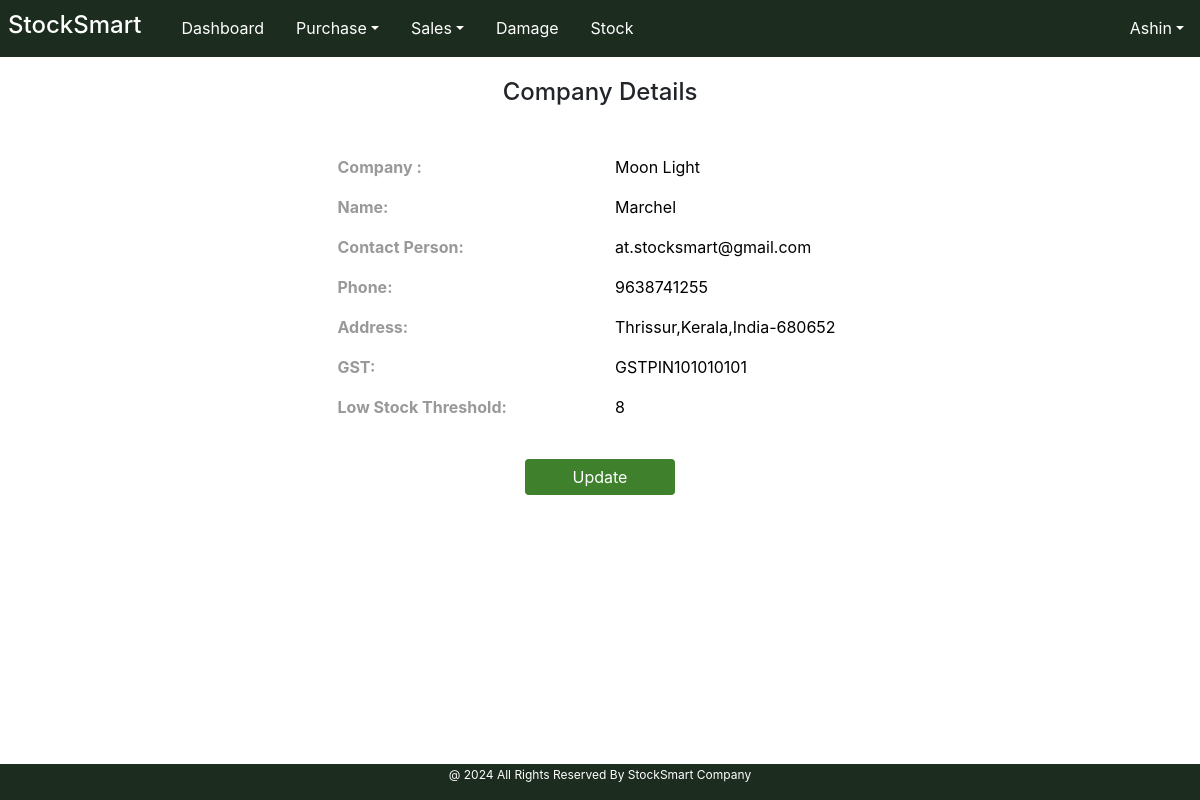
The page /Core/company_pg/ (signed in) on the database as committed earlier.
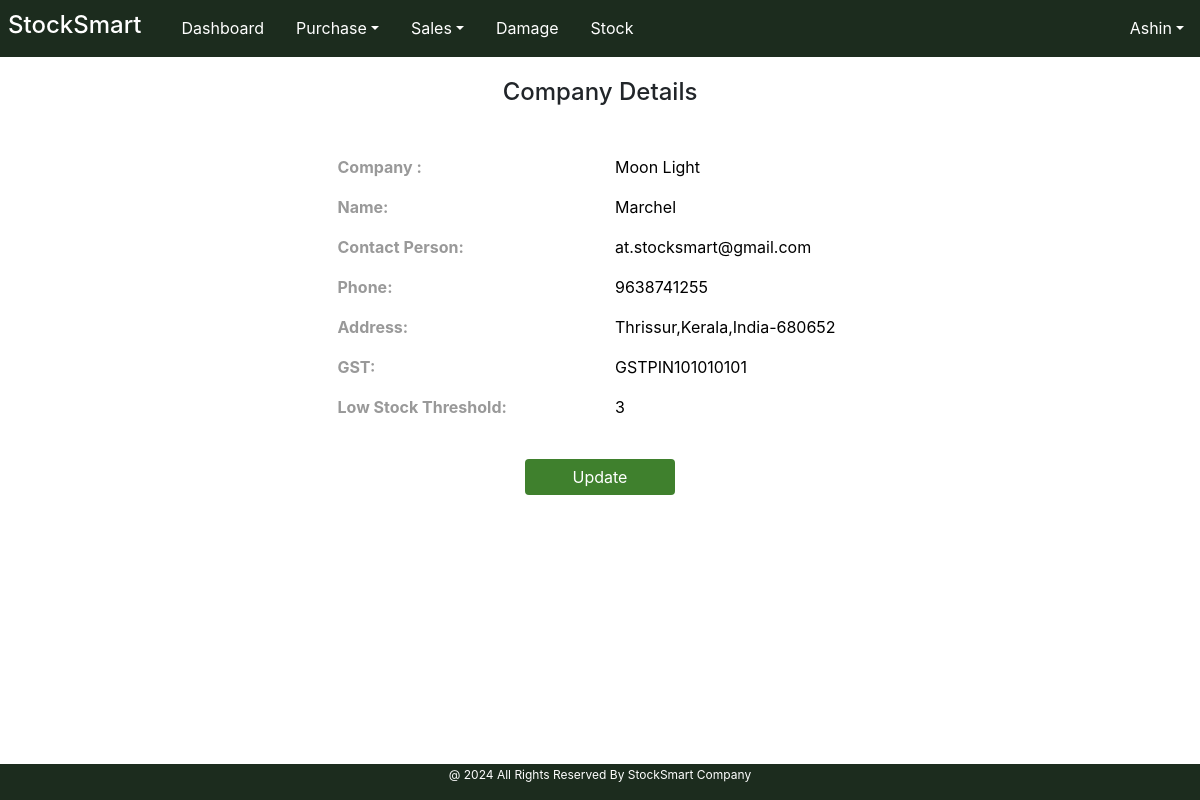
The same page on the database as committed later.
### Core/models.py (models this page shows, shortened)
class companyprofileTable(models.Model):
    company_name = models.CharField(max_length=50, null=True, blank=True)
    company_person = models.CharField(max_length=50, null=True, blank=True)
    company_email = models.EmailField(max_length=100, null=True, blank=True)
    company_mobile = models.CharField(max_length=10, null=True, blank=True)
    company_address = models.CharField(max_length=100, null=True, blank=True)
    company_gst = models.CharField(max_length=20, null=True, blank=True)
    company_threshold_Stock= models.CharField(max_length=15, null=True, blank=True)

### Core/views.py (the view, shortened to what this page needs)
# urls.py: path('company_pg/', views.company_pg, name="company_pg"),
@admin_required
def company_pg(request):
    base_template = 'user/Index.html' if request.user.role == "Admin" else 'user/staff_index.html'
    company_data = companyprofileTable.objects.all()
    context = {
        'company_data': company_data,
        'base_template': base_template,
    }
    return render(request, "core/company.html", context)

### templates/core/company.html (shortened to what this page needs)
<!DOCTYPE html>
{% extends base_template %}
{% load static %}
{% block content %}
<html lang="en">
<head>
    <link href="https://maxcdn.bootstrapcdn.com/bootstrap/4.5.2/css/bootstrap.min.css" rel="stylesheet">
    <link href="{% static 'assets/style.css' %}" rel="stylesheet">
</head>
<body>
    <div class="navheight"></div>
<br><br>
<div class="container">
    <div col="x">
    <h4 class="mb-5" style="text-align: center;">Company Details</h4>
    <div class="justify-content-center d-flex flex-wrap ">
  <div class="col-3">
    <p style="font-weight:bold; color:#999999;">Company :</p>
      <p style="font-weight:bold; color:#999999;">Name:</p>
    <p style="font-weight:bold; color:#999999;">Contact Person:</p>
    <p style="font-weight:bold; color:#999999;">Phone:</p>
    <p style="font-weight:bold; color:#999999;">Address:</p>
    <p style="font-weight:bold; color:#999999;">GST:</p>
    <p style="font-weight:bold; color:#999999;">Low Stock Threshold:</p>
  </div>
{% for i in company_data %}
  <div class="col-3">
    <p><span  style="color:#000000; font-weight:normal;">{{ i.company_name }}</span></p>
    <p><span  style="color:#000000; font-weight:normal;">{{ i.company_person }}</span></p>
   <p><span  style="color:#000000; font-weight:normal;">{{ i.company_email }}</span></p>
    <p><span style="color:#000000; font-weight:normal;">{{ i.company_mobile }}</span></p>
    <p><span style="color:#000000; font-weight:normal;">{{ i.company_address }}</span></p>
    <p><span style="color:#000000; font-weight:normal;">{{ i.company_gst }}</span></p>
      <p><span style="color:#000000; font-weight:normal;">{{ i.company_threshold_Stock }}</span></p>
  </div>
    </div>
    <div class="col-12 justify-content-center d-flex">
    <button type="submit" class="btn btn-success px-5 mt-4" data-toggle="modal" data-target="#myModal2" onclick="editCompany('{{ i.id }}', '{{ i.company_name }}', '{{ i.company_person }}', '{{ i.company_email }}', '{{ i.company_mobile }}', '{{ i.company_address }}', '{{ i.company_gst }}', '{{ i.company_threshold_Stock }}')">
    Update
    </button>
    </div>
        </div>
{% endfor %}
    </div>
</body>
</html>
{% endblock %}

Rows that differ between the two databases and show on the page:
changed companyprofileTable "Moon Light": company_threshold_Stock "8" → "3"
